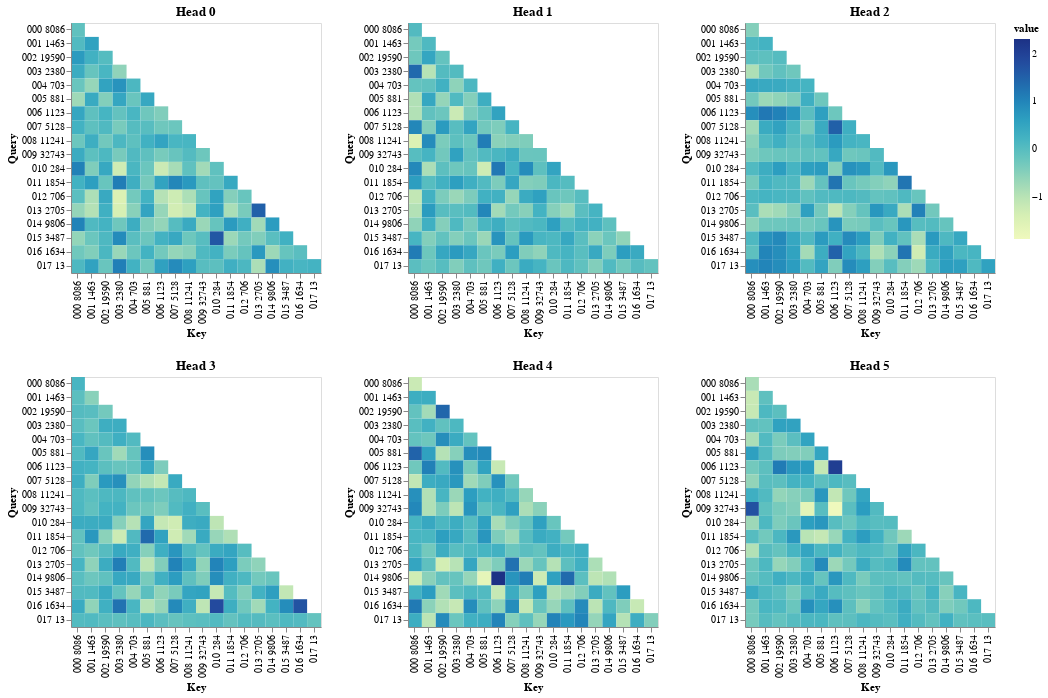

This figure's notebook cell:
### Code cell
all_charts = []
for head in range(attn_scores.shape[1]):
    df = mtx2df(attn_scores[0, head].detach(), 18, 18, tokens, tokens)
    chart = alt.Chart(data=df).mark_rect().encode(
        x=alt.X("col_token", axis=alt.Axis(title="Key")),
        y=alt.Y("row_token", axis=alt.Axis(title="Query")),
        color="value",
        tooltip=["row", "column", "value", "row_token", "col_token"],
    ).properties(
        title=f"Head {head}", width=250, height=250
    ).interactive()
    all_charts.append(chart)

# Split the charts into rows of 3 charts each
rows = [alt.hconcat(*all_charts[i:i+3]) for i in range(0, len(all_charts), 3)]

# Vertically concatenate the rows
final_chart = alt.vconcat(*rows)

final_chart

### Figure 1 — Vega-Lite specification as saved in the notebook (floating-point values rounded to 4 significant figures; data arrays with more than 128 entries replaced by an {"elided": "..."} marker saying what was removed)
{"config": {"view": {"continuousWidth": 300, "continuousHeight": 300}}, "vconcat": [{"hconcat": [{"data": {"name": "data-1edce048fc529a983c6f6ea3257acfa8"}, "mark": {"type": "rect"}, "encoding": {"color": {"field": "value", "type": "quantitative"}, "tooltip": [{"field": "row", "type": "quantitative"}, {"field": "column", "type": "quantitative"}, {"field": "value", "type": "quantitative"}, {"field": "row_token", "type": "nominal"}, {"field": "col_token", "type": "nominal"}], "x": {"axis": {"title": "Key"}, "field": "col_token", "type": "nominal"}, "y": {"axis": {"title": "Query"}, "field": "row_token", "type": "nominal"}}, "height": 250, "name": "view_69", "title": "Head 0", "width": 250}, {"data": {"name": "data-3c903bbd1cb94bb4fa53f5d59d3f2678"}, "mark": {"type": "rect"}, "encoding": {"color": {"field": "value", "type": "quantitative"}, "tooltip": [{"field": "row", "type": "quantitative"}, {"field": "column", "type": "quantitative"}, {"field": "value", "type": "quantitative"}, {"field": "row_token", "type": "nominal"}, {"field": "col_token", "type": "nominal"}], "x": {"axis": {"title": "Key"}, "field": "col_token", "type": "nominal"}, "y": {"axis": {"title": "Query"}, "field": "row_token", "type": "nominal"}}, "height": 250, "name": "view_70", "title": "Head 1", "width": 250}, {"data": {"name": "data-ca28d62cf7f4da5270931f77ce02cf20"}, "mark": {"type": "rect"}, "encoding": {"color": {"field": "value", "type": "quantitative"}, "tooltip": [{"field": "row", "type": "quantitative"}, {"field": "column", "type": "quantitative"}, {"field": "value", "type": "quantitative"}, {"field": "row_token", "type": "nominal"}, {"field": "col_token", "type": "nominal"}], "x": {"axis": {"title": "Key"}, "field": "col_token", "type": "nominal"}, "y": {"axis": {"title": "Query"}, "field": "row_token", "type": "nominal"}}, "height": 250, "name": "view_71", "title": "Head 2", "width": 250}]}, {"hconcat": [{"data": {"name": "data-1d12482272f217ebd76ef25c185a9119"}, "mark": {"type": "rect"}, "encoding": {"color": {"field": "value", "type": "quantitative"}, "tooltip": [{"field": "row", "type": "quantitative"}, {"field": "column", "type": "quantitative"}, {"field": "value", "type": "quantitative"}, {"field": "row_token", "type": "nominal"}, {"field": "col_token", "type": "nominal"}], "x": {"axis": {"title": "Key"}, "field": "col_token", "type": "nominal"}, "y": {"axis": {"title": "Query"}, "field": "row_token", "type": "nominal"}}, "height": 250, "name": "view_72", "title": "Head 3", "width": 250}, {"data": {"name": "data-9800048c81efd7774572816a7380eb50"}, "mark": {"type": "rect"}, "encoding": {"color": {"field": "value", "type": "quantitative"}, "tooltip": [{"field": "row", "type": "quantitative"}, {"field": "column", "type": "quantitative"}, {"field": "value", "type": "quantitative"}, {"field": "row_token", "type": "nominal"}, {"field": "col_token", "type": "nominal"}], "x": {"axis": {"title": "Key"}, "field": "col_token", "type": "nominal"}, "y": {"axis": {"title": "Query"}, "field": "row_token", "type": "nominal"}}, "height": 250, "name": "view_73", "title": "Head 4", "width": 250}, {"data": {"name": "data-0a5bd8ed1c474395c9686af87ccaab72"}, "mark": {"type": "rect"}, "encoding": {"color": {"field": "value", "type": "quantitative"}, "tooltip": [{"field": "row", "type": "quantitative"}, {"field": "column", "type": "quantitative"}, {"field": "value", "type": "quantitative"}, {"field": "row_token", "type": "nominal"}, {"field": "col_token", "type": "nominal"}], "x": {"axis": {"title": "Key"}, "field": "col_token", "type": "nominal"}, "y": {"axis": {"title": "Query"}, "field": "row_token", "type": "nominal"}}, "height": 250, "name": "view_74", "title": "Head 5", "width": 250}]}], "params": [{"name": "param_71", "select": {"type": "interval", "encodings": ["x", "y"]}, "bind": "scales", "views": ["view_69"]}, {"name": "param_72", "select": {"type": "interval", "encodings": ["x", "y"]}, "bind": "scales", "views": ["view_70"]}, {"name": "param_73", "select": {"type": "interval", "encodings": ["x", "y"]}, "bind": "scales", "views": ["view_71"]}, {"name": "param_74", "select": {"type": "interval", "encodings": ["x", "y"]}, "bind": "scales", "views": ["view_72"]}, {"name": "param_75", "select": {"type": "interval", "encodings": ["x", "y"]}, "bind": "scales", "views": ["view_73"]}, {"name": "param_76", "select": {"type": "interval", "encodings": ["x", "y"]}, "bind": "scales", "views": ["view_74"]}], "$schema": "https://vega.github.io/schema/vega-lite/v5.20.1.json", "datasets": {"data-1edce048fc529a983c6f6ea3257acfa8": {"elided": "324 records"}, "data-3c903bbd1cb94bb4fa53f5d59d3f2678": {"elided": "324 records"}, "data-ca28d62cf7f4da5270931f77ce02cf20": {"elided": "324 records"}, "data-1d12482272f217ebd76ef25c185a9119": {"elided": "324 records"}, "data-9800048c81efd7774572816a7380eb50": {"elided": "324 records"}, "data-0a5bd8ed1c474395c9686af87ccaab72": {"elided": "324 records"}}}
